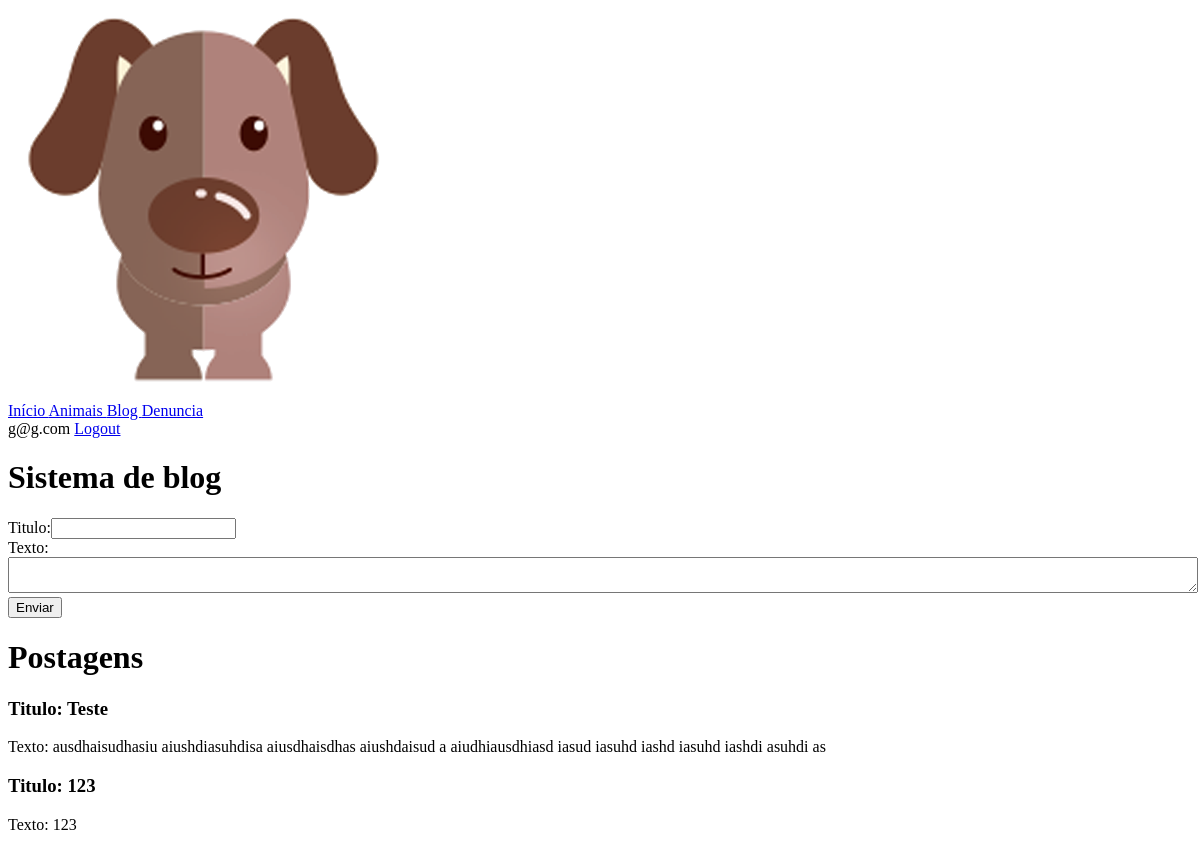
Page /admin_blog.php (signed in, lower part) on the earlier database version.
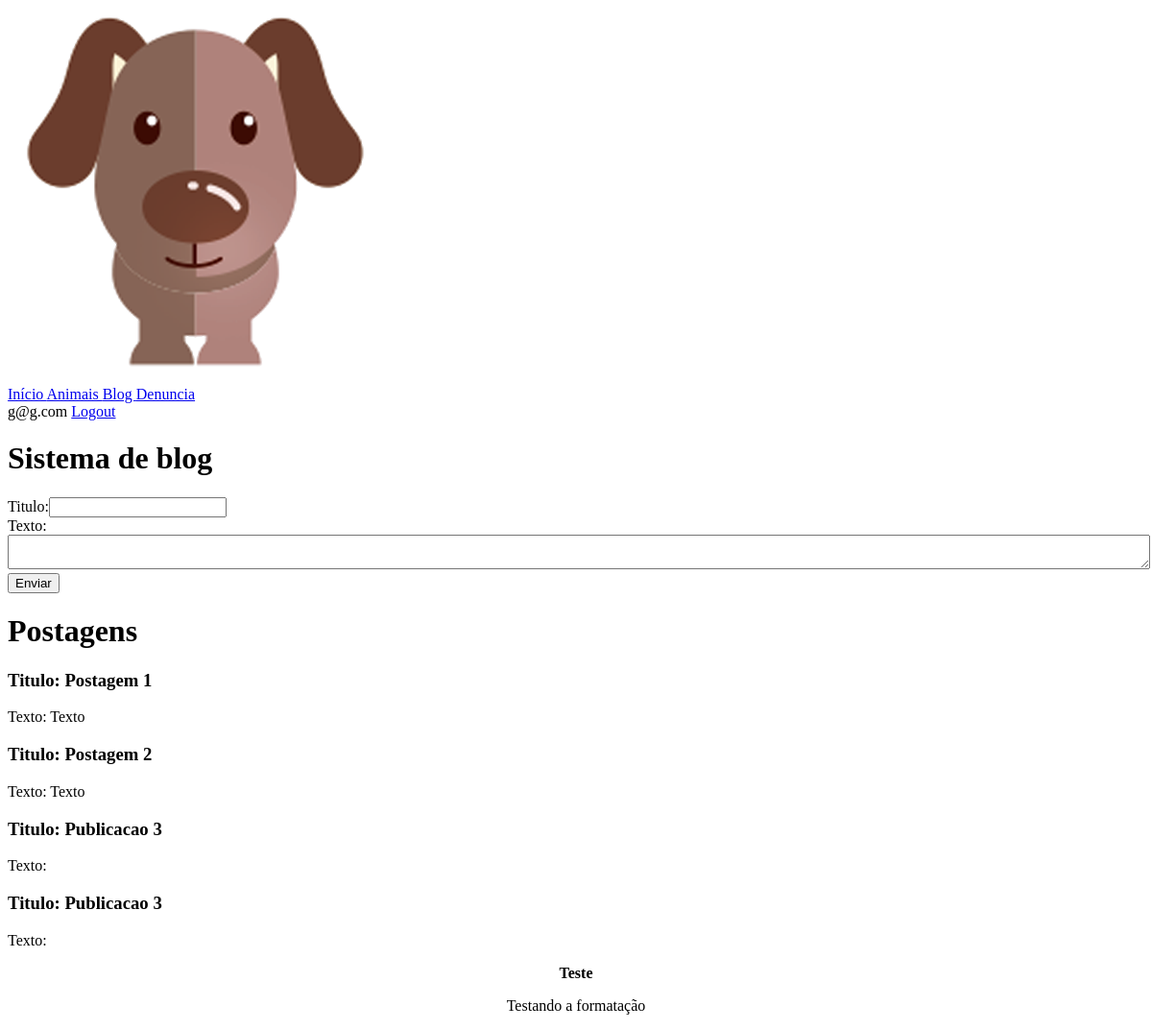
Same page on the later database version.
### tables this page shows
CREATE TABLE `Postagem` (
  `CodPostagem` int(11) NOT NULL AUTO_INCREMENT,
  `Titulo` varchar(45) DEFAULT NULL,
  `Texto` varchar(3000) DEFAULT NULL,
  `CodUsuario` int(11) NOT NULL,
  PRIMARY KEY (`CodPostagem`),
  KEY `fk_Postagem_Usuario1_idx` (`CodUsuario`)
);

### admin_blog.php (the view, shortened to what this page needs)
<?php
	$con = mysqli_connect("localhost", "root", "root","lighterd_amicao") or print (mysql_error());
	mysqli_query($con,"set names 'utf8'");
	if(isset($_SESSION['cod'])){
	?>
<!DOCTYPE html>
<html>
<head>
	<link rel="stylesheet" type="text/css" href="css/style.css">
	<link rel="stylesheet" href="css/font-awesome.min.css">
	<link rel="stylesheet" href="css/animate.css">
</head>
<body>
<div class="topDivBlog" id="div1">
	<div class="oitenta">
		<div class="center">
			<img class="catBlog wow bounceInRight" src="css/images/dog2.png">
		</div>
	</div>
</div>
<div id="menu">
	<a href="admin.php"> Início </a>
	<a href="admin_animais.php"> Animais </a>
	<a href="admin_blog.php"> Blog </a>
	<a href="admin_denuncia.php"> Denuncia </a>
</div>
<?php
	echo $_SESSION['email'];
	echo " <a href='admin.php?sair=1'>Logout</a>";?>
<h1> Sistema de blog </h1>
<form action="login.php" method="POST">
	<label>Titulo:</label><input name="titulo" type="text"><br>
	<label>Texto:</label> <textarea name="content" style="width:100%"></textarea></textarea><br>
	<button type="submit">Enviar</button>
</form>
<h1>Postagens</h1>
<?php
	$sql = "SELECT * FROM Postagem";
	$result = mysqli_query($con, $sql);
 	while($consulta = mysqli_fetch_array($result)) {
	   echo "<h3>Titulo: $consulta[Titulo]</h3><p>Texto: $consulta[Texto]</p>";
	}?>
</body>
</html>
<?php }else{ header('Location: index.php');} ?>

Differences in the rows shown:
removed postagem: Titulo "Teste", Texto "ausdhaisudhasiu aiushdiasuhdisa aiusdhaisdhas aiushdaisud a aiudhiausdhiasd iasud iasuhd iashd iasuhd iashdi asuhdi as"
removed postagem: Titulo "123", Texto "123"
added postagem: Titulo "Postagem 1", Texto "Texto"
added postagem: Titulo "Postagem 2", Texto "Texto"
added postagem: Titulo "Publicacao 3"
added postagem: Titulo "Publicacao 3", Texto "Teste Testando a formatação"
